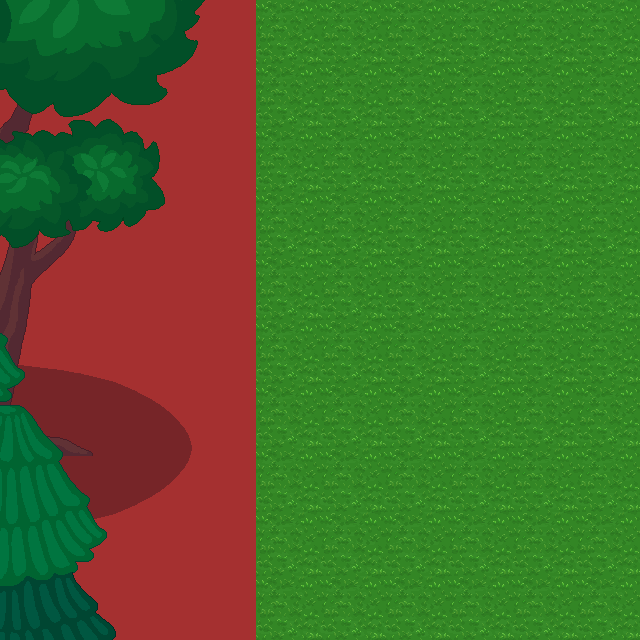

The image is a tile-based game level rendered from a .tmx file. Its description and source (layers, tilesets, objects; grid data summarised) follow:
An orthogonal 40x40 tile map with 16x16 px tiles, 3 tile layers (ground, wall, tree), 3 tilesets.

<map version="1.10" tiledversion="1.10.2" orientation="orthogonal" renderorder="right-down" width="40" height="40" tilewidth="16" tileheight="16" infinite="0" nextlayerid="4" nextobjectid="1">
 <tileset firstgid="1" source="grasslv2.tsx" />
 <tileset firstgid="17" source="lv2_trees.tsx" />
 <tileset firstgid="53" source="wall.tsx" />
 <layer id="1" name="ground" width="40" height="40">
  <properties>
   <property name="unity:SortingLayer" value="Ground" />
   <property name="unity:layer" value="Ground" />
  </properties>
  <data>[1600 cells, 1600 non-empty, 16 distinct tile ids]</data>
 </layer>
 <layer id="2" name="wall" width="40" height="40">
  <properties>
   <property name="unity:ignore" value="Visual" />
   <property name="unity:layer" value="Obstacles" />
  </properties>
  <data>[1600 cells, 640 non-empty, 1 distinct tile ids]</data>
 </layer>
 <layer id="3" name="tree" width="40" height="40">
  <properties>
   <property name="unity:SortingLayer" value="Foreground" />
   <property name="unity:layer" value="Obstacles" />
  </properties>
  <data>[1600 cells, 1 non-empty, 1 distinct tile ids]</data>
 </layer>
</map>
